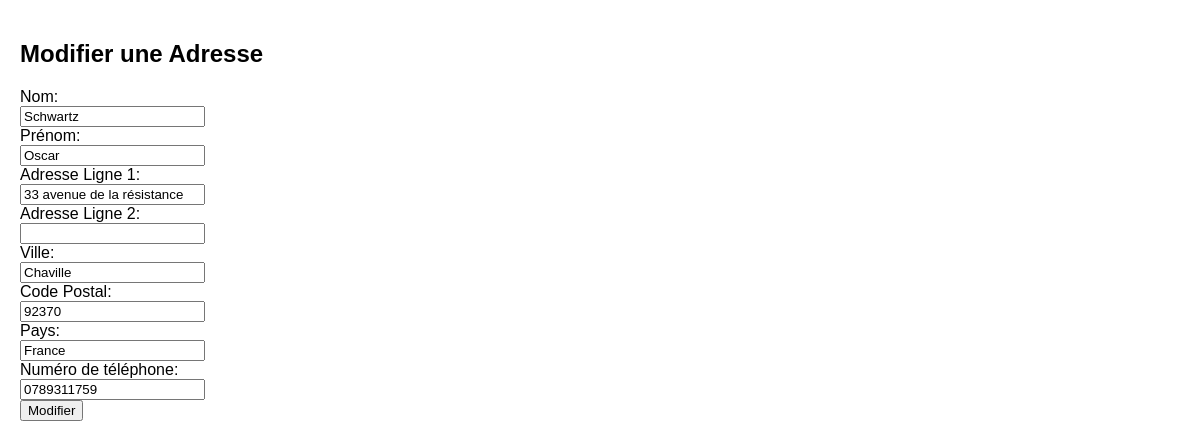
Screenshot of /edit_adress.php?id=6 (signed in) with the database file from the repository.
### tables this page shows
CREATE TABLE `adresses` (
                            `id` int(11) NOT NULL,
                            `utilisateur_id` int(11) NOT NULL,
                            `nom` varchar(50) NOT NULL,
                            `prenom` varchar(50) NOT NULL,
                            `adresse_ligne1` varchar(255) NOT NULL,
                            `adresse_ligne2` varchar(255) DEFAULT NULL,
                            `ville` varchar(50) NOT NULL,
                            `code_postal` varchar(20) NOT NULL,
                            `pays` varchar(50) NOT NULL,
                            `numero_telephone` varchar(20) NOT NULL
);

### edit_adress.php (the view, shortened to what this page needs)
<?php
include 'db_connect.php';
if ($_SERVER["REQUEST_METHOD"] == "POST") {
    $address_id = $_POST['address_id'];
    $nom = $_POST['nom'];
    $prenom = $_POST['prenom'];
    $adresse_ligne1 = $_POST['adresse_ligne1'];
    $adresse_ligne2 = $_POST['adresse_ligne2'];
    $ville = $_POST['ville'];
    $code_postal = $_POST['code_postal'];
    $pays = $_POST['pays'];
    $numero_telephone = $_POST['numero_telephone'];
    $stmt = $pdo->prepare("UPDATE adresses SET nom = ?, prenom = ?, adresse_ligne1 = ?, adresse_ligne2 = ?, ville = ?, code_postal = ?, pays = ?, numero_telephone = ? WHERE id = ?");
    $stmt->execute([$nom, $prenom, $adresse_ligne1, $adresse_ligne2, $ville, $code_postal, $pays, $numero_telephone, $address_id]);
    header('Location: profile.php');
    exit;
} else {
    $address_id = $_GET['id'];
    $stmt = $pdo->prepare("SELECT * FROM adresses WHERE id = ?");
    $stmt->execute([$address_id]);
    $address = $stmt->fetch();
}
?>
<!DOCTYPE html>
<html lang="fr">
<head>
    <link href="style.css" rel="stylesheet" type="text/css" />
</head>
<body>
<div class="wrapper">
    <div class="section">
        <h2>Modifier une Adresse</h2>
        <form action="edit_address.php" method="post">
            <label for="nom">Nom:</label><br>
            <input type="text" id="nom" name="nom" value="<?php echo $address['nom']; ?>" required><br>
            <label for="prenom">Prénom:</label><br>
            <input type="text" id="prenom" name="prenom" value="<?php echo $address['prenom']; ?>" required><br>
            <label for="adresse_ligne1">Adresse Ligne 1:</label><br>
            <input type="text" id="adresse_ligne1" name="adresse_ligne1" value="<?php echo $address['adresse_ligne1']; ?>" required><br>
            <label for="adresse_ligne2">Adresse Ligne 2:</label><br>
            <input type="text" id="adresse_ligne2" name="adresse_ligne2" value="<?php echo $address['adresse_ligne2']; ?>"><br>
            <label for="ville">Ville:</label><br>
            <input type="text" id="ville" name="ville" value="<?php echo $address['ville']; ?>" required><br>
            <label for="code_postal">Code Postal:</label><br>
            <input type="text" id="code_postal" name="code_postal" value="<?php echo $address['code_postal']; ?>" required><br>
            <label for="pays">Pays:</label><br>
            <input type="text" id="pays" name="pays" value="<?php echo $address['pays']; ?>" required><br>
            <label for="numero_telephone">Numéro de téléphone:</label><br>
            <input type="text" id="numero_telephone" name="numero_telephone" value="<?php echo $address['numero_telephone']; ?>" required><br>
            <input type="submit" value="Modifier">
        </form>
    </div>
</div>
</body>
</html>

### style.css (style rules this page uses)
body { font-family: Arial, sans-serif; margin: 0; padding: 0; }
.wrapper { width: 100%; margin: 0 auto; min-height: 100vh; position: relative; padding-bottom: 50px; }
.section { padding: 20px; }

### rows the page displays
adresses: nom "Schwartz", prenom "Oscar", adresse_ligne1 "33 avenue de la résistance", ville "Chaville", code_postal "92370", pays "France", numero_telephone "0789311759"
